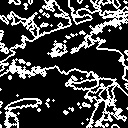

Python code for this plot:
import cv2
import numpy as np
import matplotlib.pyplot as plt

# Read image
img = cv2.imread("imori.jpg").astype(np.float32)
H, W, C = img.shape

# Otsu binary
## Grayscale
out = 0.2126 * img[..., 2] + 0.7152 * img[..., 1] + 0.0722 * img[..., 0]
out = out.astype(np.uint8)

## Determine threshold of Otsu's binarization
max_sigma = 0
max_t = 0

for _t in range(1, 255):
    v0 = out[np.where(out < _t)[0]]
    m0 = np.mean(v0) if len(v0) > 0 else 0.
    w0 = len(v0) / (H * W)
    v1 = out[np.where(out >= _t)[0]]
    m1 = np.mean(v1) if len(v1) > 0 else 0.
    w1 = len(v1) / (H * W)
    sigma = w0 * w1 * ((m0 - m1) ** 2)
    if sigma > max_sigma:
        max_sigma = sigma
        max_t = _t

## Binarization
#print("threshold >>", max_t)
th = max_t
out[out < th] = 0
out[out >= th] = 255

# Morphology filter
MF = np.array(((0, 1, 0),
               (1, 0, 1),
               (0, 1, 0)), dtype=np.int)

# Morphology - erode
Erode_time = 1
erode = out.copy()

for i in range(Erode_time):
    tmp = np.pad(out, (1, 1), 'edge')
    for y in range(1, H+1):
        for x in range(1, W+1):
            if np.sum(MF * tmp[y-1:y+2, x-1:x+2]) < 255*4:
                erode[y-1, x-1] = 0
                
# Morphology - dilate
Dil_time = 1
dilate = out.copy()

for i in range(Dil_time):
    tmp = np.pad(out, (1, 1), 'edge')
    for y in range(1, H+1):
        for x in range(1, W+1):
            if np.sum(MF * tmp[y-1:y+2, x-1:x+2]) >= 255:
                dilate[y-1, x-1] = 255
                
out = np.abs(erode - dilate) * 255
                
# Save result
cv2.imwrite("out.jpg", out)
cv2.imshow("result", out)
cv2.waitKey(0)
cv2.destroyAllWindows()
